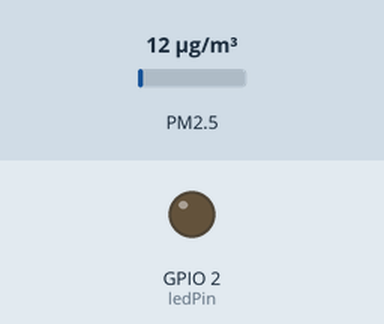
Simulated run of this sketch. Board: ESP32. Shown: output pins drawn as LEDs (lit = HIGH). The inputs (shaded band) are chosen by the test bench; at power-on: PM2.5 12 µg/m³. What the sketch prints to the serial monitor is not drawn.

Above: at 2.8 s.
2.9 s: PM2.5 set to 52 µg/m³
4.4 s: PM2.5 set to 60 µg/m³
At 6.2 s:
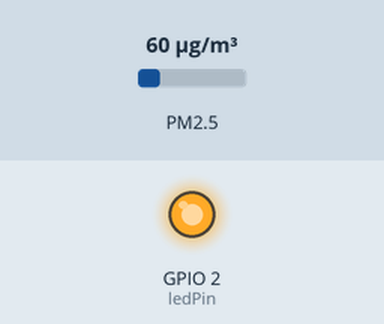
6.5 s: PM2.5 set to 6 µg/m³
At 7.9 s:
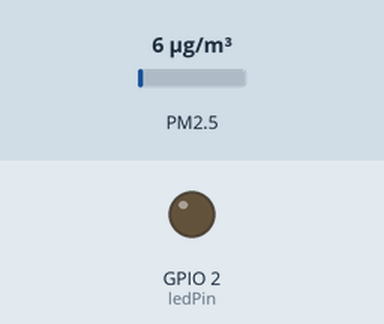
8.5 s: PM2.5 set to 75 µg/m³
At 9.5 s:
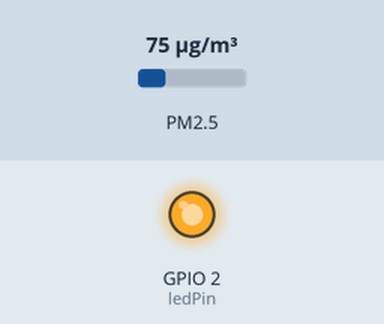
Timing chart, 0 to 11.5 s (numbered marks = the images above; inputs shaded):
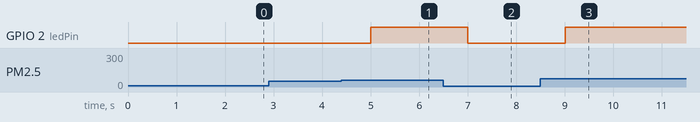

The sketch:

air.ino
```cpp
// বাতাসের ধূলিকণা মাপো (PMS5003) — ESP32 বোর্ড
// সেন্সরের VCC যাবে VIN-এ (5 V), GND যাবে GND-তে।
// আড়াআড়ি লাগাও: সেন্সরের TX যাবে বোর্ডের RX2-তে (GPIO16), RX যাবে TX2-তে (GPIO17)।
// LED রেজিস্টর হয়ে D2-তে থাকবে: ধূলিকণা বেশি হলে জ্বলবে।

#include <PMS.h>

HardwareSerial pmsSerial(2);     // বোর্ডের দ্বিতীয় সিরিয়াল পোর্ট
PMS pms(pmsSerial);              // PMS লাইব্রেরি
PMS::DATA data;
const int ledPin = 2;
const int limit = 55;            // এই প্রোগ্রামের সীমা: PM2.5 এর বেশি হলে LED জ্বলবে (µg/m³)

void setup() {
  pinMode(ledPin, OUTPUT);
  Serial.begin(115200);
  pmsSerial.begin(9600, SERIAL_8N1, 16, 17);
  Serial.println("ধূলিকণা সেন্সর চালু");
}

void loop() {
  if (pms.read(data)) {          // পুরো একটা মাপ এলে
    Serial.print("PM1.0: ");
    Serial.print(data.PM_AE_UG_1_0);
    Serial.print(", PM2.5: ");
    Serial.print(data.PM_AE_UG_2_5);
    Serial.print(", PM10: ");
    Serial.print(data.PM_AE_UG_10_0);
    Serial.println(" µg/m³");
    digitalWrite(ledPin, data.PM_AE_UG_2_5 > limit ? HIGH : LOW);
  }
}
```

Measured:
- the behaviour switches between 55 and 56 µg/m³ on PM2.5 (found by bisection; images 0 and 1)
- after the input at 2.9 s, every drawn part: stays the same
- after the input at 4.4 s, GPIO 2 (ledPin): LOW → HIGH after 0.61 s
- after the input at 6.5 s, GPIO 2 (ledPin): HIGH → LOW after 0.51 s
- after the input at 8.5 s, GPIO 2 (ledPin): LOW → HIGH after 0.51 s
